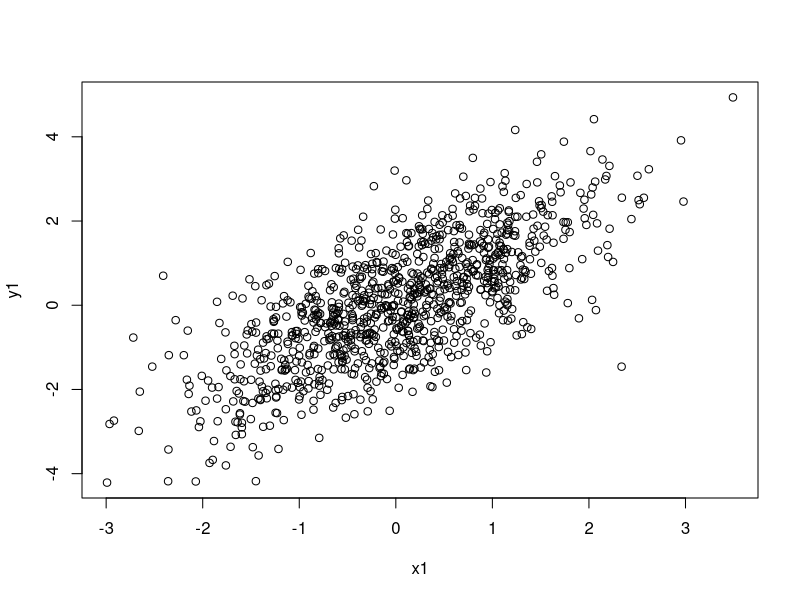
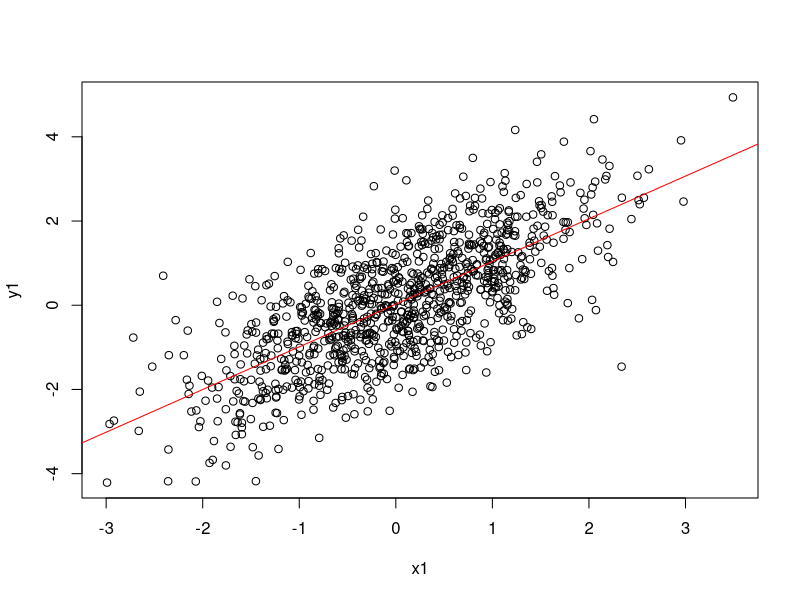

R code for these plots, in order:
set.seed(1919)                                 # Create example data
x1 <- rnorm(1000)
y1 <- x1 + rnorm(1000)

plot(x1, y1)

plot(x1, y1)                                   # Apply plot function
abline(lm(y1 ~ x1), col = "red")               # Draw regression line